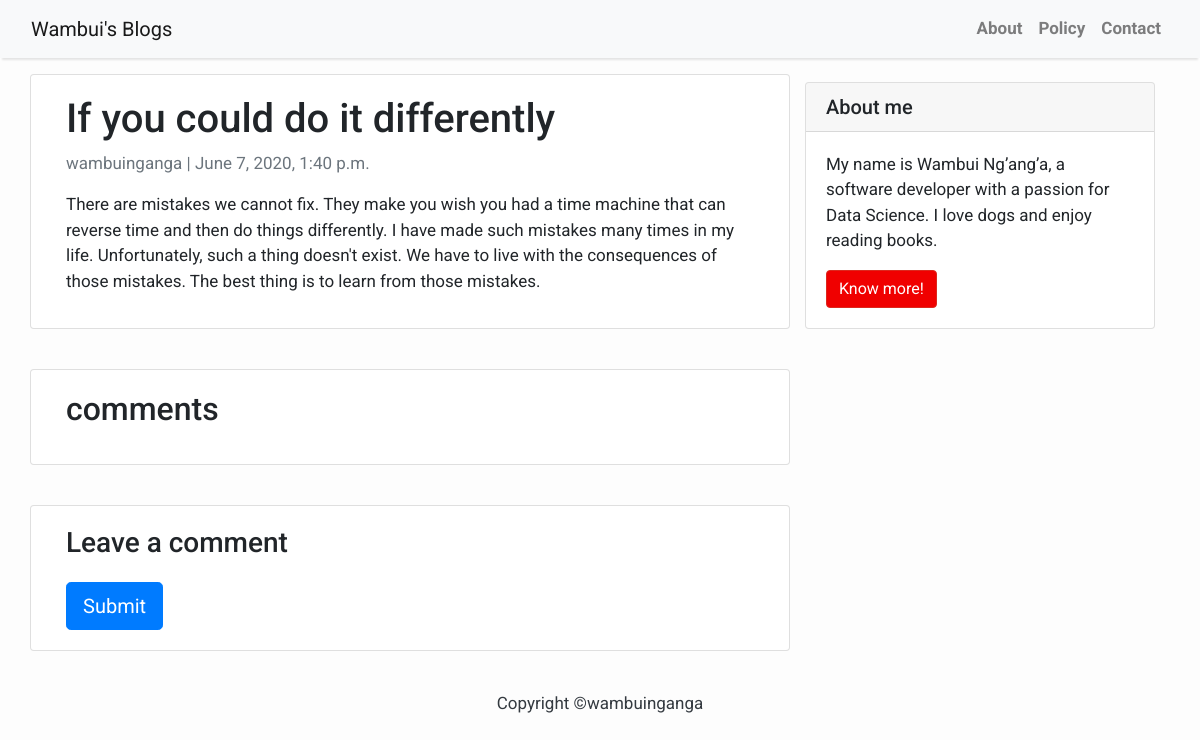
The app's page /blog/if-you-could-do-it-differently/ with its own data.
### blog/models.py (models this page shows, shortened)
class Post(models.Model):
    title=models.CharField(max_length=50, unique=True)
    slug=models.SlugField(max_length=100, unique=True)
    author=models.ForeignKey(User, on_delete=models.CASCADE, related_name='blog_posts')
    created_on=models.DateTimeField(auto_now_add=True)
    updated_on=models.DateTimeField(auto_now=True)
    status=models.IntegerField(choices=STATUS, default=0)
    content=models.TextField()

### blog/views.py (the view)
# urls.py: path('<slug:slug>/', views.PostDetail.as_view(), name='post_detail'),
class PostDetail(generic.DetailView):
    model = Post
    template_name = 'post_detail.html'

### blog/templates/post_detail.html (shortened to what this page needs)
{% extends 'base.html' %} {% block content %}
{% load crispy_forms_tags %}
<div class="container">
  <div class="row">
    <div class="col-md-8 card mb-4  mt-3 left  top">
      <div class="card-body">
        <h1>{% block title %} {{ post.title }} {% endblock title %}</h1>
        <p class=" text-muted">{{ post.author }} | {{ post.created_on }}</p>
        <p class="card-text ">{{ post.content | safe }}</p>
      </div>
    </div>
    {% block sidebar %} {% include 'sidebar.html' %} {% endblock sidebar %}
    <div class="col-md-8 card mb-4  mt-3 ">
      <div class="card-body">
        {% with comments.count as total_comments %}
        <h2>{{ total_comments }} comments</h2>
          {% endwith %}
      </div>
    </div>
    <div class="col-md-8 card mb-4  mt-3 ">
      <div class="card-body">
        {% if new_comment %}
        <div class="alert alert-success" role="alert">
          Your comment is awaiting moderation
        </div>
        {% else %}
        <h3>Leave a comment</h3>
        <form method="post" style="margin-top: 1.3em;">
          <button type="submit" class="btn btn-primary  btn-lg">Submit</button>
        </form>
        {% endif %}
      </div>
    </div>
  </div>
</div>
{% endblock content %}

### blog/templates/base.html (style rules this page uses)
body { font-family: "Roboto", sans-serif; font-size: 17px; background-color: #fdfdfd; }

### records on screen
Post: title "If you could do it differently", author "wambuinganga", created_on "June 7, 2020, 1:40 p.m.", content "There are mistakes we cannot fix. They make you wish you had a time machine that can reverse time and then do things differently. I have made such mistakes many times in my life. Unfortunately, such a thing doesn't exist. We have to live with the consequences of those mistakes. The best thing is to learn from those mistakes."
